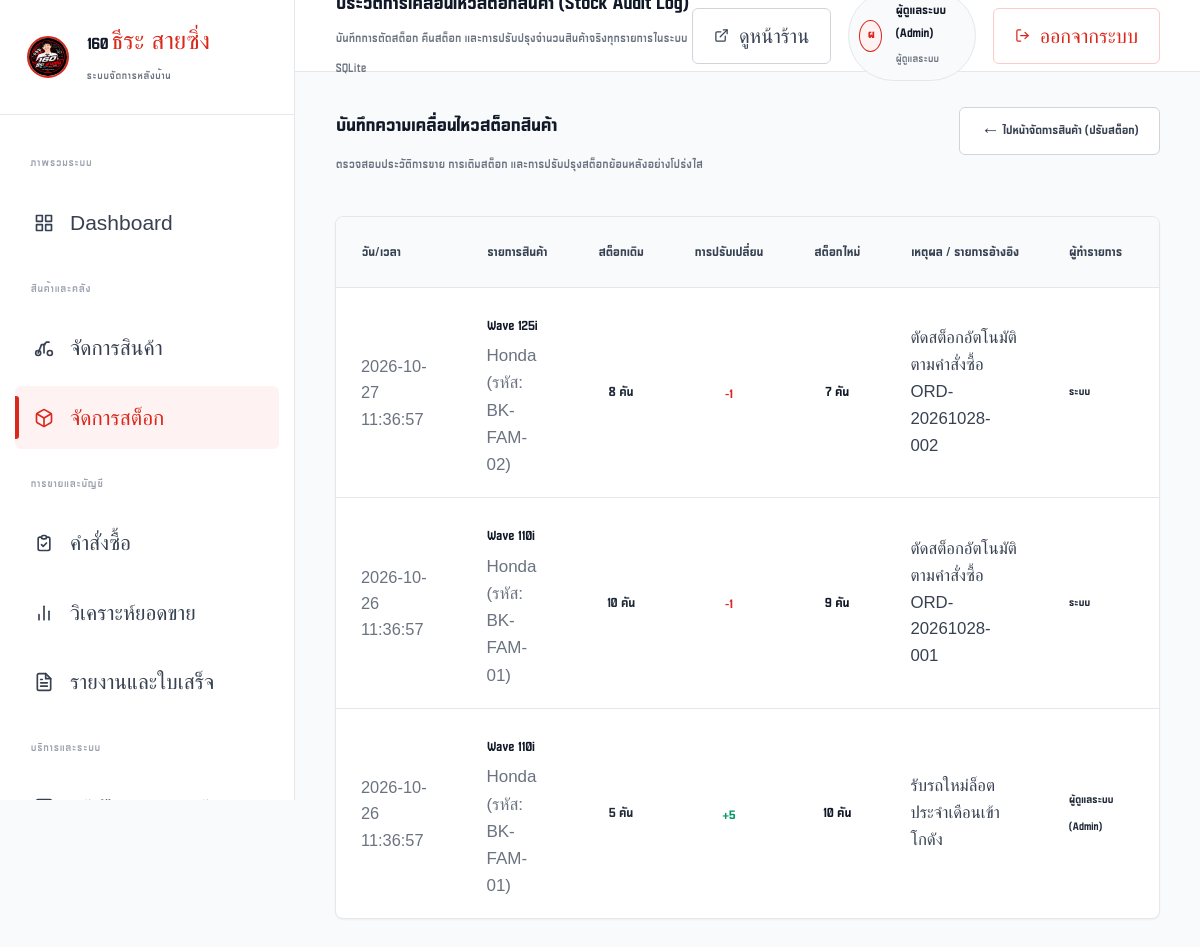
Page /admin/stock/history (signed in) on the committed database.
### tables this page shows
CREATE TABLE stock_adjustments (
        id INTEGER PRIMARY KEY AUTOINCREMENT,
        product_id INTEGER NOT NULL,
        old_stock INTEGER NOT NULL,
        new_stock INTEGER NOT NULL,
        change_qty INTEGER NOT NULL,
        reason TEXT NOT NULL,
        admin_id INTEGER,
        admin_name TEXT,
        created_at TIMESTAMP DEFAULT CURRENT_TIMESTAMP,
        FOREIGN KEY (product_id) REFERENCES products(id)
    );

CREATE TABLE products (
        id INTEGER PRIMARY KEY AUTOINCREMENT,
        code TEXT NOT NULL UNIQUE,
        brand TEXT NOT NULL,
        model TEXT NOT NULL,
        model_year TEXT NOT NULL,
        engine_cc INTEGER NOT NULL CHECK (engine_cc <= 160),
        category TEXT NOT NULL,
        price REAL NOT NULL CHECK (price >= 0),
        stock INTEGER NOT NULL DEFAULT 0 CHECK (stock >= 0),
        description TEXT,
        image_url TEXT,
        specs_json TEXT,
        status TEXT NOT NULL DEFAULT 'available', -- 'available', 'out_of_stock', 'discontinued'
        created_at TIMESTAMP DEFAULT CURRENT_TIMESTAMP
    );

### routes/admin.py (the view)
@admin_bp.route('/stock/history')
@admin_required
def stock_history():
    conn = get_db_connection()
    history = conn.execute("""
        SELECT sa.*, p.code as product_code, p.model as product_model, p.brand as product_brand
        FROM stock_adjustments sa
        JOIN products p ON sa.product_id = p.id
        ORDER BY sa.id DESC
        LIMIT 100
    """).fetchall()
    conn.close()
    return render_template('admin/stock_history.html', history=history)

### app.py (called while the page is built)
@app.template_filter('thai_date')
def thai_date_filter(date_str):
    if not date_str:
        return '-'
    try:
        return str(date_str)[:19]
    except Exception:
        return str(date_str)

### database.py (called while the page is built)
def get_db_connection():
    os.makedirs(INSTANCE_DIR, exist_ok=True)
    conn = sqlite3.connect(DB_PATH)
    conn.row_factory = sqlite3.Row
    conn.execute("PRAGMA foreign_keys = ON;")
    return conn

### routes/auth.py (called while the page is built)
def admin_required(f):
    @wraps(f)
    def decorated_function(*args, **kwargs):
        if 'user_id' not in session:
            flash('กรุณาเข้าสู่ระบบด้วยบัญชีผู้ดูแลระบบ', 'warning')
            return redirect(url_for('auth.login', next=request.url))
        if session.get('user_role') != 'admin':
            flash('คุณไม่มีสิทธิ์เข้าถึงหน้าระบบผู้ดูแล', 'danger')
            return redirect(url_for('shop.home'))
        return f(*args, **kwargs)
    return decorated_function

### templates/admin/stock_history.html (shortened to what this page needs)
{% extends 'admin/base_admin.html' %}
{% block page_desc %}บันทึกการตัดสต็อก คืนสต็อก และการปรับปรุงจำนวนสินค้าจริงทุกรายการในระบบ SQLite{% endblock %}
{% block admin_content %}
<div class="admin-section-header">
  <div>
    <h2 class="section-header-title">บันทึกความเคลื่อนไหวสต็อกสินค้า</h2>
    <p class="section-header-desc">ตรวจสอบประวัติการขาย การเติมสต็อก และการปรับปรุงสต็อกย้อนหลังอย่างโปร่งใส</p>
  </div>
  <a href="{{ url_for('admin.products') }}" class="admin-btn admin-btn-outline">
    &larr; ไปหน้าจัดการสินค้า (ปรับสต็อก)
  </a>
</div>
<div class="admin-table-wrap">
  <table class="admin-table">
    <thead>
      <tr>
        <th style="width: 140px;">วัน/เวลา</th>
        <th>รายการสินค้า</th>
        <th class="text-center" style="width: 100px;">สต็อกเดิม</th>
        <th class="text-center" style="width: 110px;">การปรับเปลี่ยน</th>
        <th class="text-center" style="width: 100px;">สต็อกใหม่</th>
        <th>เหตุผล / รายการอ้างอิง</th>
        <th style="width: 130px;">ผู้ทำรายการ</th>
      </tr>
    </thead>
    <tbody>
      {% for h in history %}
        <tr>
          <td style="font-size: 0.82rem; color: var(--admin-gray-500);">
            {{ h.created_at|thai_date }}
          </td>
          <td>
            <strong style="color: var(--admin-gray-900);">{{ h.product_model }}</strong>
            <div style="font-size: 0.85rem; color: var(--admin-gray-500);">
              {{ h.product_brand }} (รหัส: {{ h.product_code }})
            </div>
          </td>
          <td class="text-center" style="font-weight: 600;">
            {{ h.old_stock }} คัน
          </td>
          <td class="text-center">
            {% if h.change_qty > 0 %}
              <span style="color: #059669; font-weight: 800; font-size: 0.95rem;">+{{ h.change_qty }}</span>
            {% elif h.change_qty < 0 %}
              <span style="color: #dc2626; font-weight: 800; font-size: 0.95rem;">{{ h.change_qty }}</span>
            {% else %}
              <span style="color: var(--admin-gray-500); font-weight: 600;">0</span>
            {% endif %}
          </td>
          <td class="text-center" style="font-weight: 700; color: var(--admin-gray-900);">
            {{ h.new_stock }} คัน
          </td>
          <td style="font-size: 0.84rem; color: var(--admin-gray-700);">
            {{ h.reason }}
          </td>
          <td style="font-size: 0.84rem; font-weight: 600;">
            {{ h.admin_name or 'ระบบ' }}
          </td>
        </tr>
      {% else %}
        <tr>
          <td colspan="7" class="text-center" style="color: var(--admin-gray-500); padding: 3rem;">
            ยังไม่มีประวัติการปรับปรุงสต็อกในระบบ
          </td>
        </tr>
      {% endfor %}
    </tbody>
  </table>
</div>
{% endblock %}

### static/css/style.css (style rules this page uses)
:root { --font-primary: 'Unknow-Zero', sans-serif; --primary-red: #cc0000; --primary-hover: #a30000; --dark-black: #111111; --text-main: #1f2428; --text-muted: #666666; --text-light: #999999; --bg-white: #ffffff; --bg-light: #f7f8fa; --border-light: #eaeaea; --border-subtle: #f0f0f0; --radius-xs: 2px; --radius-sm: 4px; --radius-md: 6px; --radius-full: 9999px; --transition: all 0.2s cubic-bezier(0.16, 1, 0.3, 1); }
* { box-sizing: border-box; margin: 0; padding: 0; }
html { font-size: 20px; }
body { font-family: var(--font-primary); font-size: 1.06rem; background-color: var(--bg-white); color: var(--text-main); line-height: 1.6; min-height: 100vh; display: flex; flex-direction: column; -webkit-font-smoothing: antialiased; }
input, textarea, select, button, .btn, h1, h2, h3, h4, h5, h6, .brand-title, .brand-subtitle, table, th, td { font-family: var(--font-primary); }
body, p, span, td, input, textarea, select { font-weight: 400; }
h2, h3, h4, h5, h6, th, .btn, button, strong { font-weight: 700; }

### static/css/admin.css (style rules this page uses)
:root { --admin-font: 'Unknow-Zero', sans-serif; --admin-red: #da291c; --admin-red-hover: #b91c1c; --admin-red-light: #fef2f2; --admin-red-border: #fecaca; --admin-dark: #111827; --admin-gray-900: #111827; --admin-gray-800: #1f2937; --admin-gray-700: #374151; --admin-gray-600: #4b5563; --admin-gray-500: #6b7280; --admin-gray-400: #9ca3af; --admin-gray-300: #d1d5db; --admin-gray-200: #e5e7eb; --admin-gray-100: #f3f4f6; --admin-gray-50: #f9fafb; --admin-bg: #f8fafc; --admin-card-bg: #ffffff; --admin-sidebar-width: 295px; --admin-topbar-height: 72px; --admin-radius-sm: 6px; --admin-radius-md: 8px; --admin-radius-lg: 12px; --admin-shadow-sm: 0 1px 2px rgba(0, 0, 0, 0.05); --admin-shadow-md: 0 2px 6px rgba(0, 0, 0, 0.06); }
html { font-size: 20px; }
.section-header-desc, .admin-card-sub, .kpi-metric-desc, .topbar-page-desc, .sidebar-section-title, .brand-sub-badge, .user-role-str, .admin-form-hint, .action-alert-sub, .text-muted, small { font-weight: 300 !important; }
body, p, span, td, input, select, textarea, .admin-menu-text, .admin-form-control { font-weight: 400; }
h2, h3, h4, h5, h6, th, .btn, .admin-btn, button, .admin-form-label, .admin-badge, .sidebar-menu-link.active, .price-text { font-weight: 700; }
h1, .topbar-page-title, .section-header-title, .brand-main-title, .kpi-metric-value, .action-alert-count { font-weight: 800; }
.admin-section-header { display: flex; justify-content: space-between; align-items: flex-start; flex-wrap: wrap; gap: 1rem; }
.section-header-title { font-size: 1.45rem; font-weight: 800; color: var(--admin-gray-900); margin: 0; line-height: 1.25; }
.section-header-desc { font-size: 0.95rem; color: var(--admin-gray-500); margin-top: 0.35rem; }
.admin-table-wrap { width: 100%; overflow-x: auto; -webkit-overflow-scrolling: touch; background: #ffffff; border: 1px solid var(--admin-gray-200); border-radius: var(--admin-radius-md); box-shadow: var(--admin-shadow-sm); }
.admin-table { width: 100%; border-collapse: collapse; font-size: 1.02rem; text-align: left; }
.admin-table th { background-color: var(--admin-gray-50); color: var(--admin-gray-700); font-weight: 700; padding: 0.95rem 1.25rem; border-bottom: 1px solid var(--admin-gray-200); white-space: nowrap; font-size: 1.0rem; }
.admin-table td { padding: 0.95rem 1.25rem; border-bottom: 1px solid var(--admin-gray-200); vertical-align: middle; color: var(--admin-gray-800); font-size: 1.02rem; }
.admin-table tbody tr:last-child td { border-bottom: none; }
.text-center { text-align: center !important; }
.admin-btn { display: inline-flex; align-items: center; justify-content: center; gap: 0.45rem; font-family: var(--admin-font); font-size: 0.94rem; font-weight: 600; padding: 0.52rem 1.05rem; border-radius: var(--admin-radius-sm); cursor: pointer; text-decoration: none; transition: all 0.15s ease; line-height: 1.35; border: 1px solid transparent; }
.admin-btn-outline { background-color: #ffffff; color: var(--admin-gray-700); border-color: var(--admin-gray-300); }

### rows in the picture
stock_adjustments: created_at|thai_date "2026-10-27 11:36:57", product_model "Wave 125i", product_brand "Honda", product_code "BK-FAM-02", old_stock "8", change_qty "-1", new_stock "7", reason "ตัดสต็อกอัตโนมัติตามคำสั่งซื้อ ORD-20261028-002", admin_name "ระบบ"
stock_adjustments: created_at|thai_date "2026-10-26 11:36:57", product_model "Wave 110i", product_brand "Honda", product_code "BK-FAM-01", old_stock "10", change_qty "-1", new_stock "9", reason "ตัดสต็อกอัตโนมัติตามคำสั่งซื้อ ORD-20261028-001", admin_name "ระบบ"
stock_adjustments: created_at|thai_date "2026-10-26 11:36:57", product_model "Wave 110i", product_brand "Honda", product_code "BK-FAM-01", old_stock "5", change_qty "5", new_stock "10", reason "รับรถใหม่ล็อตประจำเดือนเข้าโกดัง", admin_name "ผู้ดูแลระบบ (Admin)"

### other values in the picture
{{ session.get('user_name', 'A')[0] }} "ผ"
